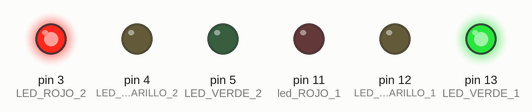
Recording of a sketch running on a simulated Arduino Uno, built with avr-gcc and run on an emulated ATmega328P. Parts: output pins drawn as LEDs (lit = HIGH).

Above: at 0.5 s.
At 1.75 s:
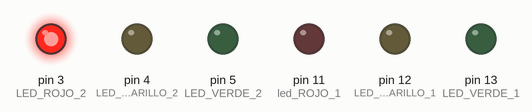
At 2.6 s:
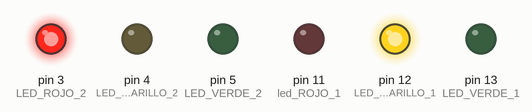
At 3.6 s:
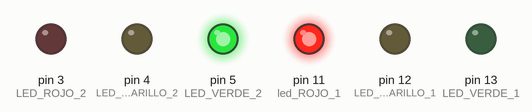
At 4.85 s:
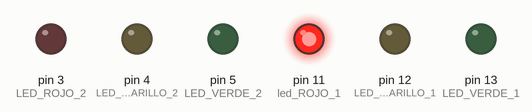
At 5.7 s:
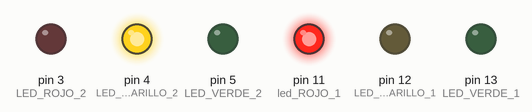
Timing chart, 0 to 8.1 s (numbered marks = the images above):
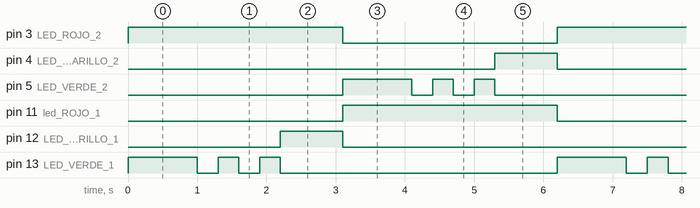

Measured:
- by itself, pin 3 (LED_ROJO_2), pin 11 (led_ROJO_1): alternates HIGH for 3.1 s and LOW for 3.1 s
- by itself, pin 4 (LED_AMARILLO_2), pin 12 (LED_AMARILLO_1): alternates HIGH for 0.90 s and LOW for 5.3 s
- by itself, pin 5 (LED_VERDE_2), pin 13 (LED_VERDE_1): repeats every 6.2 s: 2 × (LOW 0.30 s, HIGH 0.30 s), LOW 4.0 s, HIGH 1.0 s

The sketch:

Semaforo.ino
```cpp
void setup() {
  // put your setup code here, to run once:
pinMode(13,OUTPUT); //LED VERDE 1
pinMode(12,OUTPUT); //LED AMARILLO 1
pinMode(11,OUTPUT); //led ROJO 1
pinMode(5,OUTPUT); //LED VERDE 2
pinMode(4,OUTPUT); //LED AMARILLO 2
pinMode(3,OUTPUT); //LED ROJO 2

}

void loop() {
  // put your main code here, to run repeatedly:
digitalWrite(13,HIGH); //Enciende verde 1
digitalWrite(11,LOW); //Apaga rojo 1
digitalWrite(3,HIGH); //Enciende rojo 2
digitalWrite(4,LOW); //Apaga amarillo 2
delay(1000);
digitalWrite(13,LOW); //Comienza parpadeo de verde 1
delay(300);
digitalWrite(13,HIGH);
delay(300);
digitalWrite(13,LOW);
delay(300);
digitalWrite(13,HIGH); //Termina parpadedo de verde 1
delay(300);
digitalWrite(13,LOW); //Apaga verde 1
digitalWrite(12,HIGH); //Enciende amarillo 1
delay(900);
digitalWrite(12,LOW); //Apaga amarillo 1
digitalWrite(11,HIGH); //Enciende rojo 1
digitalWrite(5,HIGH); //Enciende verde 2
digitalWrite(3,LOW); //Apaga rojo 2
delay(1000);
digitalWrite(5,LOW); //Comienza parpadeo de verde 2
delay(300);
digitalWrite(5,HIGH);
delay(300);
digitalWrite(5,LOW);
delay(300);
digitalWrite(5,HIGH); //Termina parpadedo de verde 2
delay(300);
digitalWrite(5,LOW); //Apaga verde 2
digitalWrite(4,HIGH); //Enciende amarillo 2
delay(900);
}
```
